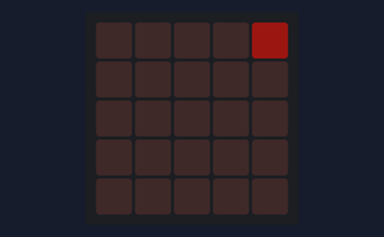
This program was run on a simulated BBC micro:bit running MicroPython. Shown: the board's 5×5 LED display. Dim RGB values are drawn brighter than linear.

Above: at 0.05 s.
At 0.65 s:
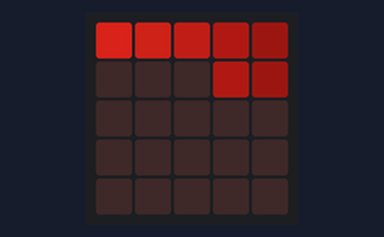
At 1.25 s:
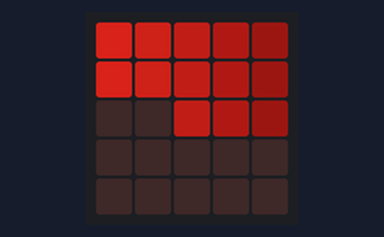
At 1.85 s:
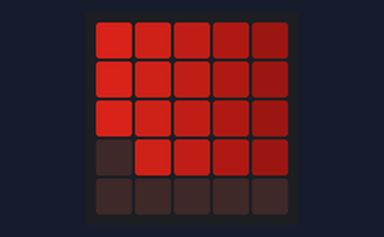
At 2.5 s:
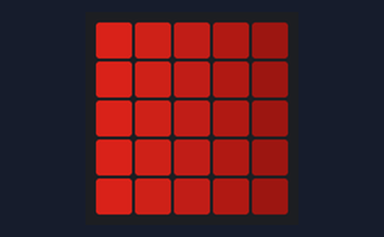
At 3.95 s:
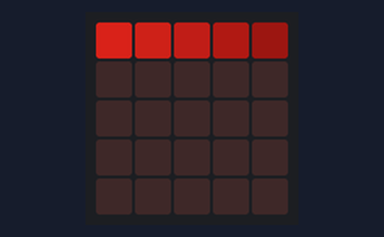

Measured:
- by itself, everything shown: repeats every 3.5 s, in 25 steps
- what the display in image 4 shows lasts 1.1 s, from 2.4 s to 3.5 s

The program:

gradient-3-display-counterwise.py
```python
from microbit import *

pos = 0
SIZE = 5
MAX = 25

def draw(pos):
    x = 4 - int(pos % SIZE)
    y = int (pos / SIZE)
    display.set_pixel (x, y, int(pos % SIZE)+1)

while True:
    for position in range (0, MAX):
        draw(position)
        sleep(100)
    sleep(1000)
    display.clear()
```
